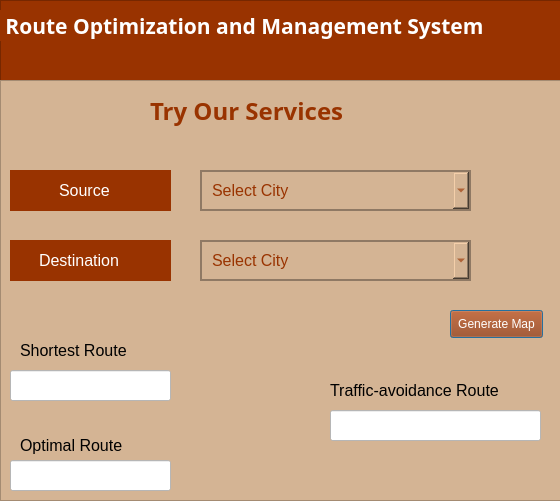
<?xml version="1.0" encoding="UTF-8"?>
<ui version="4.0">
 <class>Dialog</class>
 <widget class="QDialog" name="Dialog">
  <property name="geometry">
   <rect>
    <x>0</x>
    <y>0</y>
    <width>560</width>
    <height>501</height>
   </rect>
  </property>
  <property name="windowTitle">
   <string>Dialog</string>
  </property>
  <widget class="QFrame" name="frame">
   <property name="geometry">
    <rect>
     <x>0</x>
     <y>0</y>
     <width>791</width>
     <height>511</height>
    </rect>
   </property>
   <property name="frameShape">
    <enum>QFrame::StyledPanel</enum>
   </property>
   <property name="frameShadow">
    <enum>QFrame::Raised</enum>
   </property>
   <widget class="QFrame" name="frame_2">
    <property name="geometry">
     <rect>
      <x>0</x>
      <y>0</y>
      <width>561</width>
      <height>81</height>
     </rect>
    </property>
    <property name="styleSheet">
     <string notr="true">background-color:#993300;</string>
    </property>
    <property name="frameShape">
     <enum>QFrame::StyledPanel</enum>
    </property>
    <property name="frameShadow">
     <enum>QFrame::Raised</enum>
    </property>
    <widget class="QLabel" name="label">
     <property name="geometry">
      <rect>
       <x>0</x>
       <y>10</y>
       <width>561</width>
       <height>31</height>
      </rect>
     </property>
     <property name="font">
      <font>
       <family>Berlin Sans FB Demi</family>
       <pointsize>16</pointsize>
       <weight>75</weight>
       <bold>true</bold>
      </font>
     </property>
     <property name="styleSheet">
      <string notr="true">color:#fff;</string>
     </property>
     <property name="text">
      <string> Route Optimization and Management System</string>
     </property>
    </widget>
   </widget>
   <widget class="QFrame" name="frame_3">
    <property name="geometry">
     <rect>
      <x>0</x>
      <y>80</y>
      <width>561</width>
      <height>421</height>
     </rect>
    </property>
    <property name="styleSheet">
     <string notr="true">background-color:#d4b494;</string>
    </property>
    <property name="frameShape">
     <enum>QFrame::StyledPanel</enum>
    </property>
    <property name="frameShadow">
     <enum>QFrame::Raised</enum>
    </property>
    <widget class="QLabel" name="label_3">
     <property name="geometry">
      <rect>
       <x>150</x>
       <y>10</y>
       <width>271</width>
       <height>41</height>
      </rect>
     </property>
     <property name="font">
      <font>
       <family>CentSchbkCyrill BT</family>
       <pointsize>18</pointsize>
       <weight>75</weight>
       <bold>true</bold>
      </font>
     </property>
     <property name="styleSheet">
      <string notr="true">color:#993300;</string>
     </property>
     <property name="text">
      <string>Try Our Services</string>
     </property>
    </widget>
    <widget class="QLabel" name="label_2">
     <property name="geometry">
      <rect>
       <x>10</x>
       <y>90</y>
       <width>161</width>
       <height>41</height>
      </rect>
     </property>
     <property name="font">
      <font>
       <pointsize>12</pointsize>
      </font>
     </property>
     <property name="styleSheet">
      <string notr="true">color:#fff;
background-color:#993300;
padding-left:45px;</string>
     </property>
     <property name="text">
      <string>Source</string>
     </property>
    </widget>
    <widget class="QComboBox" name="SourceCity">
     <property name="enabled">
      <bool>true</bool>
     </property>
     <property name="geometry">
      <rect>
       <x>200</x>
       <y>90</y>
       <width>271</width>
       <height>41</height>
      </rect>
     </property>
     <property name="font">
      <font>
       <pointsize>12</pointsize>
      </font>
     </property>
     <property name="styleSheet">
      <string notr="true">color:#993300;
Border:2px solid rgb(143, 121, 100);
padding-left:10px;</string>
     </property>
     <property name="editable">
      <bool>false</bool>
     </property>
     <property name="insertPolicy">
      <enum>QComboBox::InsertAtBottom</enum>
     </property>
     <property name="placeholderText">
      <string/>
     </property>
     <property name="duplicatesEnabled">
      <bool>false</bool>
     </property>
     <property name="frame">
      <bool>false</bool>
     </property>
     <item>
      <property name="text">
       <string>Select City</string>
      </property>
     </item>
     <item>
      <property name="text">
       <string>Lahore</string>
      </property>
     </item>
     <item>
      <property name="text">
       <string>Islamabad</string>
      </property>
     </item>
     <item>
      <property name="text">
       <string>Faisalabad</string>
      </property>
     </item>
     <item>
      <property name="text">
       <string>Multan</string>
      </property>
     </item>
     <item>
      <property name="text">
       <string>Gujranwala</string>
      </property>
     </item>
     <item>
      <property name="text">
       <string>Sialkot</string>
      </property>
     </item>
     <item>
      <property name="text">
       <string>Layyah</string>
      </property>
     </item>
     <item>
      <property name="text">
       <string>Muzaffargarh</string>
      </property>
     </item>
    </widget>
    <widget class="QLabel" name="label_4">
     <property name="geometry">
      <rect>
       <x>10</x>
       <y>160</y>
       <width>161</width>
       <height>41</height>
      </rect>
     </property>
     <property name="font">
      <font>
       <pointsize>12</pointsize>
      </font>
     </property>
     <property name="styleSheet">
      <string notr="true">color:#fff;
background-color:#993300;
padding-left:25px;</string>
     </property>
     <property name="text">
      <string>Destination</string>
     </property>
    </widget>
    <widget class="QComboBox" name="DestinationCity">
     <property name="enabled">
      <bool>true</bool>
     </property>
     <property name="geometry">
      <rect>
       <x>200</x>
       <y>160</y>
       <width>271</width>
       <height>41</height>
      </rect>
     </property>
     <property name="font">
      <font>
       <pointsize>12</pointsize>
      </font>
     </property>
     <property name="styleSheet">
      <string notr="true">color:#993300;
Border:2px solid rgb(143, 121, 100);
padding-left:10px;</string>
     </property>
     <property name="editable">
      <bool>false</bool>
     </property>
     <property name="insertPolicy">
      <enum>QComboBox::InsertAtBottom</enum>
     </property>
     <property name="placeholderText">
      <string/>
     </property>
     <property name="duplicatesEnabled">
      <bool>false</bool>
     </property>
     <property name="frame">
      <bool>false</bool>
     </property>
     <item>
      <property name="text">
       <string>Select City</string>
      </property>
     </item>
     <item>
      <property name="text">
       <string>Lahore</string>
      </property>
     </item>
     <item>
      <property name="text">
       <string>Islamabad</string>
      </property>
     </item>
     <item>
      <property name="text">
       <string>Faisalabad</string>
      </property>
     </item>
     <item>
      <property name="text">
       <string>Multan</string>
      </property>
     </item>
     <item>
      <property name="text">
       <string>Gujranwala</string>
      </property>
     </item>
     <item>
      <property name="text">
       <string>Sialkot</string>
      </property>
     </item>
     <item>
      <property name="text">
       <string>Layyah</string>
      </property>
     </item>
     <item>
      <property name="text">
       <string>Muzaffargarh</string>
      </property>
     </item>
    </widget>
    <widget class="QPushButton" name="GenerateMapButton">
     <property name="geometry">
      <rect>
       <x>450</x>
       <y>230</y>
       <width>93</width>
       <height>28</height>
      </rect>
     </property>
     <property name="styleSheet">
      <string notr="true">background-color:#993300;
color:#fff</string>
     </property>
     <property name="text">
      <string>Generate Map</string>
     </property>
    </widget>
    <widget class="QLabel" name="label_5">
     <property name="geometry">
      <rect>
       <x>20</x>
       <y>260</y>
       <width>141</width>
       <height>21</height>
      </rect>
     </property>
     <property name="font">
      <font>
       <pointsize>12</pointsize>
      </font>
     </property>
     <property name="text">
      <string>Shortest Route</string>
     </property>
    </widget>
    <widget class="QLineEdit" name="ShortestRoute">
     <property name="geometry">
      <rect>
       <x>10</x>
       <y>290</y>
       <width>161</width>
       <height>31</height>
      </rect>
     </property>
     <property name="styleSheet">
      <string notr="true">Background-color:#fff</string>
     </property>
    </widget>
    <widget class="QLabel" name="label_6">
     <property name="geometry">
      <rect>
       <x>330</x>
       <y>300</y>
       <width>221</width>
       <height>21</height>
      </rect>
     </property>
     <property name="font">
      <font>
       <pointsize>12</pointsize>
      </font>
     </property>
     <property name="text">
      <string>Traffic-avoidance Route</string>
     </property>
    </widget>
    <widget class="QLineEdit" name="Traffic_avoidanceRoute">
     <property name="geometry">
      <rect>
       <x>330</x>
       <y>330</y>
       <width>211</width>
       <height>31</height>
      </rect>
     </property>
     <property name="styleSheet">
      <string notr="true">Background-color:#fff</string>
     </property>
    </widget>
    <widget class="QLabel" name="label_7">
     <property name="geometry">
      <rect>
       <x>20</x>
       <y>350</y>
       <width>141</width>
       <height>31</height>
      </rect>
     </property>
     <property name="font">
      <font>
       <pointsize>12</pointsize>
      </font>
     </property>
     <property name="text">
      <string>Optimal Route</string>
     </property>
    </widget>
    <widget class="QLineEdit" name="OptimalRoute">
     <property name="geometry">
      <rect>
       <x>10</x>
       <y>380</y>
       <width>161</width>
       <height>31</height>
      </rect>
     </property>
     <property name="styleSheet">
      <string notr="true">Background-color:#fff</string>
     </property>
    </widget>
   </widget>
  </widget>
 </widget>
 <resources/>
 <connections/>
</ui>
